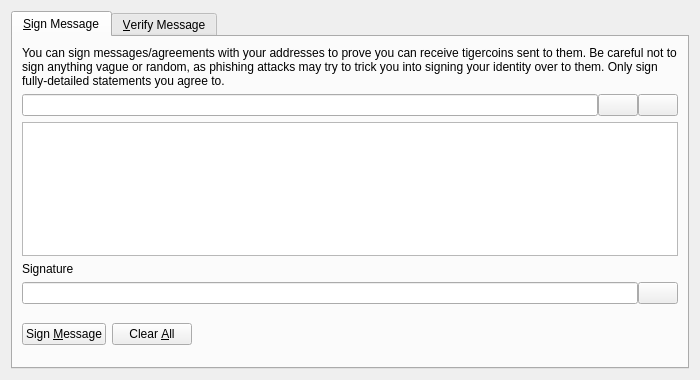
<?xml version="1.0" encoding="UTF-8"?>
<ui version="4.0">
 <class>SignVerifyMessageDialog</class>
 <widget class="QDialog" name="SignVerifyMessageDialog">
  <property name="geometry">
   <rect>
    <x>0</x>
    <y>0</y>
    <width>700</width>
    <height>380</height>
   </rect>
  </property>
  <property name="windowTitle">
   <string>Signatures - Sign / Verify a Message</string>
  </property>
  <property name="modal">
   <bool>true</bool>
  </property>
  <layout class="QVBoxLayout" name="verticalLayout">
   <item>
    <widget class="QTabWidget" name="tabWidget">
     <property name="currentIndex">
      <number>0</number>
     </property>
     <widget class="QWidget" name="tabSignMessage">
      <attribute name="title">
       <string>&amp;Sign Message</string>
      </attribute>
      <layout class="QVBoxLayout" name="verticalLayout_SM">
       <item>
        <widget class="QLabel" name="infoLabel_SM">
         <property name="text">
          <string>You can sign messages/agreements with your addresses to prove you can receive tigercoins sent to them. Be careful not to sign anything vague or random, as phishing attacks may try to trick you into signing your identity over to them. Only sign fully-detailed statements you agree to.</string>
         </property>
         <property name="textFormat">
          <enum>Qt::PlainText</enum>
         </property>
         <property name="wordWrap">
          <bool>true</bool>
         </property>
        </widget>
       </item>
       <item>
        <layout class="QHBoxLayout" name="horizontalLayout_1_SM">
         <property name="spacing">
          <number>0</number>
         </property>
         <item>
          <widget class="QValidatedLineEdit" name="addressIn_SM">
           <property name="toolTip">
            <string>The Tigercoin address to sign the message with</string>
           </property>
          </widget>
         </item>
         <item>
          <widget class="QPushButton" name="addressBookButton_SM">
           <property name="toolTip">
            <string>Choose previously used address</string>
           </property>
           <property name="text">
            <string/>
           </property>
           <property name="icon">
            <iconset resource="../bitcoin.qrc">
             <normaloff>:/icons/address-book</normaloff>:/icons/address-book</iconset>
           </property>
           <property name="shortcut">
            <string>Alt+A</string>
           </property>
           <property name="autoDefault">
            <bool>false</bool>
           </property>
          </widget>
         </item>
         <item>
          <widget class="QPushButton" name="pasteButton_SM">
           <property name="toolTip">
            <string>Paste address from clipboard</string>
           </property>
           <property name="text">
            <string/>
           </property>
           <property name="icon">
            <iconset resource="../bitcoin.qrc">
             <normaloff>:/icons/editpaste</normaloff>:/icons/editpaste</iconset>
           </property>
           <property name="shortcut">
            <string>Alt+P</string>
           </property>
           <property name="autoDefault">
            <bool>false</bool>
           </property>
          </widget>
         </item>
        </layout>
       </item>
       <item>
        <widget class="QPlainTextEdit" name="messageIn_SM">
         <property name="toolTip">
          <string>Enter the message you want to sign here</string>
         </property>
        </widget>
       </item>
       <item>
        <widget class="QLabel" name="signatureLabel_SM">
         <property name="text">
          <string>Signature</string>
         </property>
         <property name="textFormat">
          <enum>Qt::PlainText</enum>
         </property>
        </widget>
       </item>
       <item>
        <layout class="QHBoxLayout" name="horizontalLayout_2_SM">
         <property name="spacing">
          <number>0</number>
         </property>
         <item>
          <widget class="QLineEdit" name="signatureOut_SM">
           <property name="font">
            <font>
             <italic>true</italic>
            </font>
           </property>
           <property name="readOnly">
            <bool>true</bool>
           </property>
          </widget>
         </item>
         <item>
          <widget class="QPushButton" name="copySignatureButton_SM">
           <property name="toolTip">
            <string>Copy the current signature to the system clipboard</string>
           </property>
           <property name="text">
            <string/>
           </property>
           <property name="icon">
            <iconset resource="../bitcoin.qrc">
             <normaloff>:/icons/editcopy</normaloff>:/icons/editcopy</iconset>
           </property>
           <property name="autoDefault">
            <bool>false</bool>
           </property>
          </widget>
         </item>
        </layout>
       </item>
       <item>
        <layout class="QHBoxLayout" name="horizontalLayout_3_SM">
         <item>
          <widget class="QPushButton" name="signMessageButton_SM">
           <property name="toolTip">
            <string>Sign the message to prove you own this Tigercoin address</string>
           </property>
           <property name="text">
            <string>Sign &amp;Message</string>
           </property>
           <property name="icon">
            <iconset resource="../bitcoin.qrc">
             <normaloff>:/icons/edit</normaloff>:/icons/edit</iconset>
           </property>
           <property name="autoDefault">
            <bool>false</bool>
           </property>
          </widget>
         </item>
         <item>
          <widget class="QPushButton" name="clearButton_SM">
           <property name="toolTip">
            <string>Reset all sign message fields</string>
           </property>
           <property name="text">
            <string>Clear &amp;All</string>
           </property>
           <property name="icon">
            <iconset resource="../bitcoin.qrc">
             <normaloff>:/icons/remove</normaloff>:/icons/remove</iconset>
           </property>
           <property name="autoDefault">
            <bool>false</bool>
           </property>
          </widget>
         </item>
         <item>
          <spacer name="horizontalSpacer_1_SM">
           <property name="orientation">
            <enum>Qt::Horizontal</enum>
           </property>
           <property name="sizeHint" stdset="0">
            <size>
             <width>40</width>
             <height>48</height>
            </size>
           </property>
          </spacer>
         </item>
         <item>
          <widget class="QLabel" name="statusLabel_SM">
           <property name="font">
            <font>
             <weight>75</weight>
             <bold>true</bold>
            </font>
           </property>
           <property name="text">
            <string/>
           </property>
           <property name="wordWrap">
            <bool>true</bool>
           </property>
          </widget>
         </item>
         <item>
          <spacer name="horizontalSpacer_2_SM">
           <property name="orientation">
            <enum>Qt::Horizontal</enum>
           </property>
           <property name="sizeHint" stdset="0">
            <size>
             <width>40</width>
             <height>48</height>
            </size>
           </property>
          </spacer>
         </item>
        </layout>
       </item>
      </layout>
     </widget>
     <widget class="QWidget" name="tabVerifyMessage">
      <attribute name="title">
       <string>&amp;Verify Message</string>
      </attribute>
      <layout class="QVBoxLayout" name="verticalLayout_VM">
       <item>
        <widget class="QLabel" name="infoLabel_VM">
         <property name="text">
          <string>Enter the receiver's address, message (ensure you copy line breaks, spaces, tabs, etc. exactly) and signature below to verify the message. Be careful not to read more into the signature than what is in the signed message itself, to avoid being tricked by a man-in-the-middle attack. Note that this only proves the signing party receives with the address, it cannot prove sendership of any transaction!</string>
         </property>
         <property name="textFormat">
          <enum>Qt::PlainText</enum>
         </property>
         <property name="alignment">
          <set>Qt::AlignLeading|Qt::AlignLeft|Qt::AlignTop</set>
         </property>
         <property name="wordWrap">
          <bool>true</bool>
         </property>
        </widget>
       </item>
       <item>
        <layout class="QHBoxLayout" name="horizontalLayout_1_VM">
         <property name="spacing">
          <number>0</number>
         </property>
         <item>
          <widget class="QValidatedLineEdit" name="addressIn_VM">
           <property name="toolTip">
            <string>The Tigercoin address the message was signed with</string>
           </property>
          </widget>
         </item>
         <item>
          <widget class="QPushButton" name="addressBookButton_VM">
           <property name="toolTip">
            <string>Choose previously used address</string>
           </property>
           <property name="text">
            <string/>
           </property>
           <property name="icon">
            <iconset resource="../bitcoin.qrc">
             <normaloff>:/icons/address-book</normaloff>:/icons/address-book</iconset>
           </property>
           <property name="shortcut">
            <string>Alt+A</string>
           </property>
           <property name="autoDefault">
            <bool>false</bool>
           </property>
          </widget>
         </item>
        </layout>
       </item>
       <item>
        <widget class="QPlainTextEdit" name="messageIn_VM"/>
       </item>
       <item>
        <widget class="QValidatedLineEdit" name="signatureIn_VM"/>
       </item>
       <item>
        <layout class="QHBoxLayout" name="horizontalLayout_2_VM">
         <item>
          <widget class="QPushButton" name="verifyMessageButton_VM">
           <property name="toolTip">
            <string>Verify the message to ensure it was signed with the specified Tigercoin address</string>
           </property>
           <property name="text">
            <string>Verify &amp;Message</string>
           </property>
           <property name="icon">
            <iconset resource="../bitcoin.qrc">
             <normaloff>:/icons/transaction_0</normaloff>:/icons/transaction_0</iconset>
           </property>
           <property name="autoDefault">
            <bool>false</bool>
           </property>
          </widget>
         </item>
         <item>
          <widget class="QPushButton" name="clearButton_VM">
           <property name="toolTip">
            <string>Reset all verify message fields</string>
           </property>
           <property name="text">
            <string>Clear &amp;All</string>
           </property>
           <property name="icon">
            <iconset resource="../bitcoin.qrc">
             <normaloff>:/icons/remove</normaloff>:/icons/remove</iconset>
           </property>
           <property name="autoDefault">
            <bool>false</bool>
           </property>
          </widget>
         </item>
         <item>
          <spacer name="horizontalSpacer_1_VM">
           <property name="orientation">
            <enum>Qt::Horizontal</enum>
           </property>
           <property name="sizeHint" stdset="0">
            <size>
             <width>40</width>
             <height>48</height>
            </size>
           </property>
          </spacer>
         </item>
         <item>
          <widget class="QLabel" name="statusLabel_VM">
           <property name="font">
            <font>
             <weight>75</weight>
             <bold>true</bold>
            </font>
           </property>
           <property name="text">
            <string/>
           </property>
           <property name="wordWrap">
            <bool>true</bool>
           </property>
          </widget>
         </item>
         <item>
          <spacer name="horizontalSpacer_2_VM">
           <property name="orientation">
            <enum>Qt::Horizontal</enum>
           </property>
           <property name="sizeHint" stdset="0">
            <size>
             <width>40</width>
             <height>48</height>
            </size>
           </property>
          </spacer>
         </item>
        </layout>
       </item>
      </layout>
     </widget>
    </widget>
   </item>
  </layout>
 </widget>
 <customwidgets>
  <customwidget>
   <class>QValidatedLineEdit</class>
   <extends>QLineEdit</extends>
   <header>qvalidatedlineedit.h</header>
  </customwidget>
 </customwidgets>
 <resources>
  <include location="../bitcoin.qrc"/>
 </resources>
 <connections/>
</ui>
